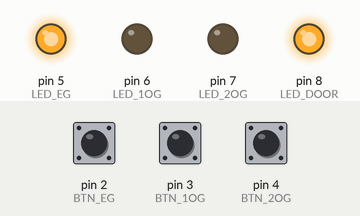
Bench run of a sketch on a simulated Arduino Uno, built with avr-gcc and run on an emulated ATmega328P. On the bench: output pins drawn as LEDs (lit = HIGH). The test bench sets the inputs (shaded band); at power-on: pin 3 (BTN_1OG) HIGH, pin 4 (BTN_2OG) HIGH, pin 2 (BTN_EG) HIGH.

Above: at 4.8 s.
4.9 s: pin 3 (BTN_1OG) pulled LOW for 2.35 s
At 7.4 s:
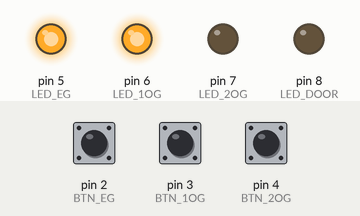
At 9.7 s:
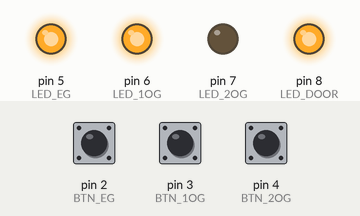
12.5 s: pin 4 (BTN_2OG) pulled LOW for 2.35 s
At 15.1 s:
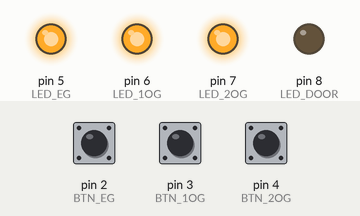
Timing chart, 0 to 20.5 s (numbered marks = the images above; inputs shaded):
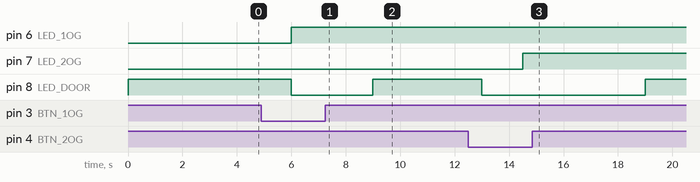

The sketch:

Aufzugsteuerung.ino
```cpp
const int BTN_EG = 2;
const int BTN_1OG = 3;
const int BTN_2OG = 4;

const int LED_EG = 5;
const int LED_1OG = 6;
const int LED_2OG = 7;
const int LED_DOOR = 8;

int currentFloor = 0; // 0 = EG, 1 = 1.OG, 2 = 2.OG

void setup() {
  pinMode(BTN_EG, INPUT_PULLUP);
  pinMode(BTN_1OG, INPUT_PULLUP);
  pinMode(BTN_2OG, INPUT_PULLUP);

  pinMode(LED_EG, OUTPUT);
  pinMode(LED_1OG, OUTPUT);
  pinMode(LED_2OG, OUTPUT);
  pinMode(LED_DOOR, OUTPUT);

  showFloor(currentFloor);
}

void loop() {
  int targetFloor = 0;

  // Eingaben prüfen
  if (digitalRead(BTN_EG) == LOW)
  {
    targetFloor = 0;
  }

  if (digitalRead(BTN_1OG) == LOW)
  {
    targetFloor = 1;
  }

  if (digitalRead(BTN_2OG) == LOW)
  {
    targetFloor = 2;
  }

  // Aufzug bewegen
  if (currentFloor < targetFloor) {
    moveUp();
  } else if (currentFloor > targetFloor) {
    moveDown();
  } else {
    // Ziel erreicht → Tür öffnen
    digitalWrite(LED_DOOR, HIGH);
    delay(2000);
    digitalWrite(LED_DOOR, LOW);
  }
}

void showFloor(int floor) {
  switch(floor)
  {
      case 0:
      {
        digitalWrite(LED_EG, HIGH);
      }
      break;

       case 1:
      {
        digitalWrite(LED_1OG, HIGH);
      }
      break;

       case 2:
      {
        digitalWrite(LED_2OG, HIGH);
      }
      break;

  }
}

void moveUp() {
  currentFloor++;
  showFloor(currentFloor);
  delay(1500); // Fahrzeit
}

void moveDown() {
  currentFloor--;
  showFloor(currentFloor);
  delay(1500); // Fahrzeit
}
```

Measured:
- after the input at 4.9 s, pin 6 (LED_1OG): LOW → HIGH after 1.1 s; pin 8 (LED_DOOR): HIGH → LOW after 1.1 s, → HIGH 3.0 s later
- after the input at 12.5 s, pin 7 (LED_2OG): LOW → HIGH after 2.0 s; pin 8 (LED_DOOR): HIGH → LOW after 0.50 s, → HIGH 6.0 s later
